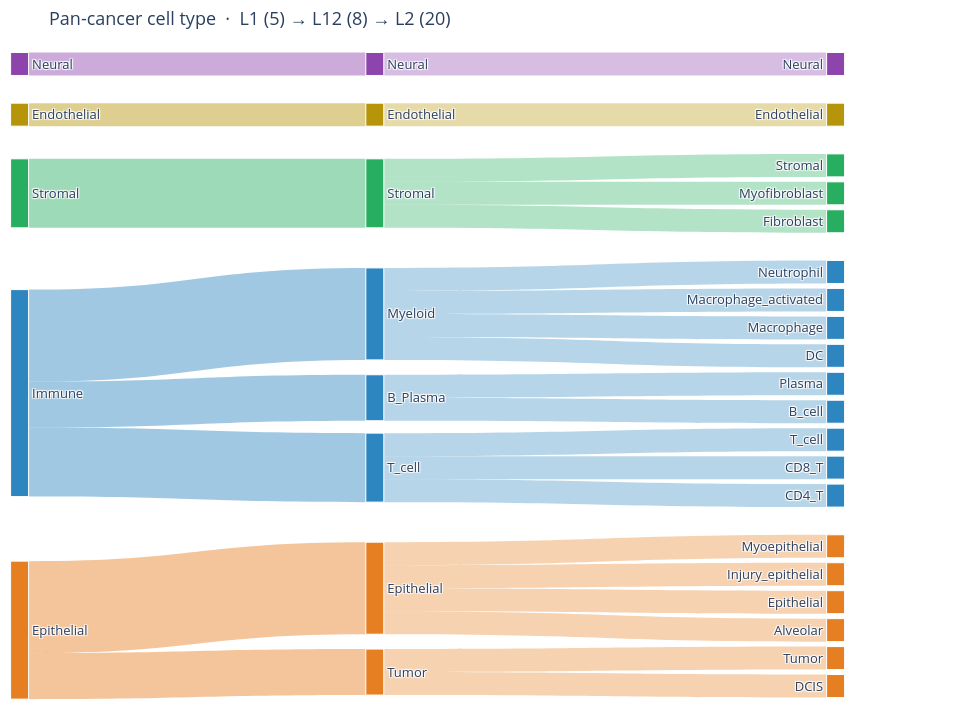

Notebook cell for this chart:
### Markdown cell above
## 8.1 Link three-level cell type annotation using Sankey diagram

Sheet `celltype_initial`：L1 (5) → L12 (8) → L2 (20)。丢掉 `Other`。每条 L2 权重 1，父节点带宽 = 子类个数。
Interactive Plotly Sankey + static PNG（`figures_l2_overlap/09_ontology_sankey.*`）。

### Code cell
from collections import defaultdict

from matplotlib.patches import FancyBboxPatch, PathPatch
from matplotlib.path import Path as MPath

L1_ORDER_SK = ["Epithelial", "Immune", "Stromal", "Endothelial", "Neural"]
L12_ORDER_SK = [
    "Tumor", "Epithelial", "T_cell", "B_Plasma",
    "Myeloid", "Stromal", "Endothelial", "Neural",
]
L1_COLOR_SK = {
    "Epithelial": "#E67E22",
    "Immune": "#2E86C1",
    "Stromal": "#27AE60",
    "Endothelial": "#B7950B",
    "Neural": "#8E44AD",
}


def _hex_rgb(h: str) -> tuple[float, float, float]:
    h = h.lstrip("#")
    return tuple(int(h[i : i + 2], 16) / 255 for i in (0, 2, 4))


def _hex_rgba(h: str, a: float) -> str:
    r, g, b = (int(h.lstrip("#")[i : i + 2], 16) for i in (0, 2, 4))
    return f"rgba({r},{g},{b},{a})"


def _label_color(hex_color: str) -> str:
    r, g, b = _hex_rgb(hex_color)
    return "black" if (0.299 * r + 0.587 * g + 0.114 * b) > 0.62 else "white"


onto = pd.read_excel(XLSX, "celltype_initial")
onto = onto.loc[
    (onto["trainable"].astype(str).str.upper() == "Y")
    & (onto["L2"].astype(str).str.strip().str.lower() != "other")
].copy()
onto["L1"] = pd.Categorical(onto["L1"], L1_ORDER_SK, ordered=True)
onto["L12"] = pd.Categorical(onto["L12"], L12_ORDER_SK, ordered=True)
onto = onto.sort_values(["L1", "L12", "L2"]).reset_index(drop=True)
assert len(onto) == 20, f"expected 20 L2, got {len(onto)}: {onto['L2'].tolist()}"

l1_list = [x for x in L1_ORDER_SK if x in set(onto["L1"].astype(str))]
l12_list = [x for x in L12_ORDER_SK if x in set(onto["L12"].astype(str))]
l2_list = onto["L2"].astype(str).tolist()
l12_to_l1 = (
    onto.drop_duplicates("L12")
    .assign(_k=lambda d: d["L12"].astype(str))
    .set_index("_k")["L1"]
    .astype(str)
    .to_dict()
)
l2_to_l1 = dict(zip(onto["L2"].astype(str), onto["L1"].astype(str)))
l2_to_l12 = dict(zip(onto["L2"].astype(str), onto["L12"].astype(str)))

print(f"Sankey nodes  L1={len(l1_list)}  L12={len(l12_list)}  L2={len(l2_list)}  (Other dropped)")
display(onto[["L1", "L12", "L2", "l2_scope"]].reset_index(drop=True))

# --- Plotly interactive Sankey ---
try:
    import plotly.graph_objects as go

    def _nid(level: str, name: str) -> str:
        return f"{level}:{name}"

    nodes = (
        [_nid("L1", x) for x in l1_list]
        + [_nid("L12", x) for x in l12_list]
        + [_nid("L2", x) for x in l2_list]
    )
    idx = {k: i for i, k in enumerate(nodes)}
    labels = l1_list + l12_list + l2_list
    node_color = (
        [L1_COLOR_SK[x] for x in l1_list]
        + [L1_COLOR_SK[l12_to_l1[x]] for x in l12_list]
        + [L1_COLOR_SK[l2_to_l1[x]] for x in l2_list]
    )
    src, tgt, val, lcol = [], [], [], []
    for l12, g in onto.groupby("L12", observed=True):
        l1 = str(g["L1"].iloc[0])
        src.append(idx[_nid("L1", l1)])
        tgt.append(idx[_nid("L12", str(l12))])
        val.append(len(g))
        lcol.append(_hex_rgba(L1_COLOR_SK[l1], 0.45))
    for _, r in onto.iterrows():
        l1, l12, l2 = str(r["L1"]), str(r["L12"]), str(r["L2"])
        src.append(idx[_nid("L12", l12)])
        tgt.append(idx[_nid("L2", l2)])
        val.append(1)
        lcol.append(_hex_rgba(L1_COLOR_SK[l1], 0.35))

    def _stacked_y(names, group_of, order_groups, gap=0.035):
        n_gap = sum(1 for g in order_groups if any(group_of[n] == g for n in names)) - 1
        unit = (1.0 - gap * max(n_gap, 0)) / len(names)
        y, cursor = {}, 1.0
        for g in order_groups:
            members = [n for n in names if group_of[n] == g]
            if not members:
                continue
            for i, n_ in enumerate(members):
                y[n_] = cursor - unit * (i + 0.5)
            cursor -= unit * len(members) + gap
        return y

    l2_y = _stacked_y(l2_list, l2_to_l1, l1_list)
    l12_y = {
        l12: float(np.mean([l2_y[k] for k in l2_list if l2_to_l12[k] == l12]))
        for l12 in l12_list
    }
    l1_y = {
        l1: float(np.mean([l12_y[k] for k in l12_list if l12_to_l1[k] == l1]))
        for l1 in l1_list
    }
    xs = [0.01] * len(l1_list) + [0.38] * len(l12_list) + [0.86] * len(l2_list)
    ys = [l1_y[x] for x in l1_list] + [l12_y[x] for x in l12_list] + [l2_y[x] for x in l2_list]
    fig_sk = go.Figure(
        go.Sankey(
            arrangement="fixed",
            node=dict(
                pad=10,
                thickness=18,
                line=dict(color="white", width=1),
                label=labels,
                color=node_color,
                x=xs,
                y=ys,
            ),
            link=dict(source=src, target=tgt, value=val, color=lcol),
        )
    )
    fig_sk.update_layout(
        title="Pan-cancer cell type  ·  L1 (5) → L12 (8) → L2 (20)",
        font=dict(size=13),
        height=720,
        width=980,
        margin=dict(l=10, r=10, t=50, b=20),
    )
    fig_sk.write_html(FIG / "09_ontology_sankey.html", include_plotlyjs="cdn")
    fig_sk.show()
except ImportError:
    print("plotly not installed; static alluvial PNG only")

# --- Static alluvial (same flows; saved PNG) ---
def _stacked_boxes(names, weights, y0=0.02, y1=0.98, gap=0.012):
    total = sum(weights)
    usable = (y1 - y0) - gap * max(len(names) - 1, 0)
    out, cursor = {}, y1
    for n, w in zip(names, weights):
        h = usable * (w / total)
        out[n] = (cursor - h, cursor)
        cursor -= h + gap
    return out


def _child_slices(parent_boxes, parent_of, children, child_w):
    groups = defaultdict(list)
    for ch in children:
        groups[parent_of[ch]].append(ch)
    out = {}
    for p, chs in groups.items():
        ya, yb = parent_boxes[p]
        h = yb - ya
        tw = sum(child_w[c] for c in chs)
        gap = min(0.006, h * 0.04 / max(len(chs), 1))
        usable = h - gap * (len(chs) - 1) if len(chs) > 1 else h
        cursor = yb
        for c in chs:
            hh = usable * (child_w[c] / tw)
            out[c] = (cursor - hh, cursor)
            cursor -= hh + gap
    return out


def _ribbon(ax, x0, y0a, y0b, x1, y1a, y1b, color, alpha=0.38):
    xm = (x0 + x1) / 2
    path = MPath(
        [
            (x0, y0a), (xm, y0a), (xm, y1a), (x1, y1a),
            (x1, y1b), (xm, y1b), (xm, y0b), (x0, y0b), (x0, y0a),
        ],
        [
            MPath.MOVETO, MPath.CURVE4, MPath.CURVE4, MPath.CURVE4,
            MPath.LINETO, MPath.CURVE4, MPath.CURVE4, MPath.CURVE4, MPath.CLOSEPOLY,
        ],
    )
    ax.add_patch(PathPatch(path, facecolor=color, edgecolor="none", alpha=alpha, zorder=1))


cols_x = {"L1": (0.02, 0.18), "L12": (0.40, 0.56), "L2": (0.78, 0.96)}
l1_w = onto.groupby("L1", observed=True).size().reindex(l1_list).tolist()
l12_w = onto.groupby("L12", observed=True).size().reindex(l12_list).tolist()
l2_w = [1] * len(l2_list)
b1 = _stacked_boxes(l1_list, l1_w, gap=0.028)
b12 = _stacked_boxes(l12_list, l12_w, gap=0.016)
b2 = _stacked_boxes(l2_list, l2_w, gap=0.008)
l12_wmap = dict(zip(l12_list, l12_w))
l2_wmap = dict(zip(l2_list, l2_w))
l12_in_l1 = _child_slices(b1, l12_to_l1, l12_list, l12_wmap)
l2_in_l12 = _child_slices(b12, l2_to_l12, l2_list, l2_wmap)

fig, ax = plt.subplots(figsize=(11.2, 8.2))
ax.set_xlim(0, 1)
ax.set_ylim(-0.02, 1.08)
ax.axis("off")
ax.set_title("Pan-cancer cell type  ·  L1 (5)  →  L12 (8)  →  L2 (20)", fontsize=13, pad=8)

x1r, (x12l, x12r), x2l = cols_x["L1"][1], cols_x["L12"], cols_x["L2"][0]
for l12 in l12_list:
    ya, yb = l12_in_l1[l12]
    ya2, yb2 = b12[l12]
    _ribbon(ax, x1r, ya, yb, x12l, ya2, yb2, _hex_rgb(L1_COLOR_SK[l12_to_l1[l12]]), 0.42)
for l2 in l2_list:
    ya, yb = l2_in_l12[l2]
    ya2, yb2 = b2[l2]
    _ribbon(ax, x12r, ya, yb, x2l, ya2, yb2, _hex_rgb(L1_COLOR_SK[l2_to_l1[l2]]), 0.32)

for col, names, boxes, color_of, fs in [
    ("L1", l1_list, b1, {k: L1_COLOR_SK[k] for k in l1_list}, 10),
    ("L12", l12_list, b12, {k: L1_COLOR_SK[l12_to_l1[k]] for k in l12_list}, 9),
    ("L2", l2_list, b2, {k: L1_COLOR_SK[l2_to_l1[k]] for k in l2_list}, 8),
]:
    x0, x1 = cols_x[col]
    for n in names:
        ya, yb = boxes[n]
        c = color_of[n]
        ax.add_patch(
            FancyBboxPatch(
                (x0, ya), x1 - x0, yb - ya,
                boxstyle="round,pad=0.004,rounding_size=0.01",
                facecolor=c, edgecolor="white", linewidth=1.2, zorder=3,
            )
        )
        ax.text(
            (x0 + x1) / 2, (ya + yb) / 2, n,
            ha="center", va="center", fontsize=fs,
            color=_label_color(c), fontweight="medium", zorder=4,
        )

for col, lab in zip(["L1", "L12", "L2"], ["L1  (5)", "L12  (8)", "L2  (20)"]):
    x0, x1 = cols_x[col]
    ax.text((x0 + x1) / 2, 1.03, lab, ha="center", va="bottom", fontsize=11, fontweight="bold", color="#333")

fig.savefig(FIG / "09_ontology_sankey.png", bbox_inches="tight", facecolor="white")
plt.show()
print("figures →", FIG / "09_ontology_sankey.png")

### Figure 1 — Plotly figure (JSON) as saved in the notebook; plotly's stock layout.template omitted (floating-point values rounded to 4 significant figures)
{"data": [{"arrangement": "fixed", "link": {"color": ["rgba(230,126,34,0.45)", "rgba(230,126,34,0.45)", "rgba(46,134,193,0.45)", "rgba(46,134,193,0.45)", "rgba(46,134,193,0.45)", "rgba(39,174,96,0.45)", "rgba(183,149,11,0.45)", "rgba(142,68,173,0.45)", "rgba(230,126,34,0.35)", "rgba(230,126,34,0.35)", "rgba(230,126,34,0.35)", "rgba(230,126,34,0.35)", "rgba(230,126,34,0.35)", "rgba(230,126,34,0.35)", "rgba(46,134,193,0.35)", "rgba(46,134,193,0.35)", "rgba(46,134,193,0.35)", "rgba(46,134,193,0.35)", "rgba(46,134,193,0.35)", "rgba(46,134,193,0.35)", "rgba(46,134,193,0.35)", "rgba(46,134,193,0.35)", "rgba(46,134,193,0.35)", "rgba(39,174,96,0.35)", "rgba(39,174,96,0.35)", "rgba(39,174,96,0.35)", "rgba(183,149,11,0.35)", "rgba(142,68,173,0.35)"], "source": [0, 0, 1, 1, 1, 2, 3, 4, 5, 5, 6, 6, 6, 6, 7, 7, 7, 8, 8, 9, 9, 9, 9, 10, 10, 10, 11, 12], "target": [5, 6, 7, 8, 9, 10, 11, 12, 13, 14, 15, 16, 17, 18, 19, 20, 21, 22, 23, 24, 25, 26, 27, 28, 29, 30, 31, 32], "value": [2, 4, 3, 2, 4, 3, 1, 1, 1, 1, 1, 1, 1, 1, 1, 1, 1, 1, 1, 1, 1, 1, 1, 1, 1, 1, 1, 1]}, "node": {"color": ["#E67E22", "#2E86C1", "#27AE60", "#B7950B", "#8E44AD", "#E67E22", "#E67E22", "#2E86C1", "#2E86C1", "#2E86C1", "#27AE60", "#B7950B", "#8E44AD", "#E67E22", "#E67E22", "#E67E22", "#E67E22", "#E67E22", "#E67E22", "#2E86C1", "#2E86C1", "#2E86C1", "#2E86C1", "#2E86C1", "#2E86C1", "#2E86C1", "#2E86C1", "#2E86C1", "#27AE60", "#27AE60", "#27AE60", "#B7950B", "#8E44AD"], "label": ["Epithelial", "Immune", "Stromal", "Endothelial", "Neural", "Tumor", "Epithelial", "T_cell", "B_Plasma", "Myeloid", "Stromal", "Endothelial", "Neural", "DCIS", "Tumor", "Alveolar", "Epithelial", "Injury_epithelial", "Myoepithelial", "CD4_T", "CD8_T", "T_cell", "B_cell", "Plasma", "DC", "Macrophage", "Macrophage_activated", "Neutrophil", "Fibroblast", "Myofibroblast", "Stromal", "Endothelial", "Neural"], "line": {"color": "white", "width": 1}, "pad": 10, "thickness": 18, "x": [0.01, 0.01, 0.01, 0.01, 0.01, 0.38, 0.38, 0.38, 0.38, 0.38, 0.38, 0.38, 0.38, 0.86, 0.86, 0.86, 0.86, 0.86, 0.86, 0.86, 0.86, 0.86, 0.86, 0.86, 0.86, 0.86, 0.86, 0.86, 0.86, 0.86, 0.86, 0.86, 0.86], "y": [0.8925, 0.5278, 0.2205, 0.0995, 0.0215, 0.957, 0.828, 0.6425, 0.535, 0.406, 0.2205, 0.0995, 0.0215, 0.9785, 0.9355, 0.8925, 0.8495, 0.8065, 0.7635, 0.6855, 0.6425, 0.5995, 0.5565, 0.5135, 0.4705, 0.4275, 0.3845, 0.3415, 0.2635, 0.2205, 0.1775, 0.0995, 0.0215]}, "type": "sankey"}], "layout": {"font": {"size": 13}, "height": 720, "margin": {"b": 20, "l": 10, "r": 10, "t": 50}, "title": {"text": "Pan-cancer cell type  ·  L1 (5) → L12 (8) → L2 (20)"}, "width": 980}}
